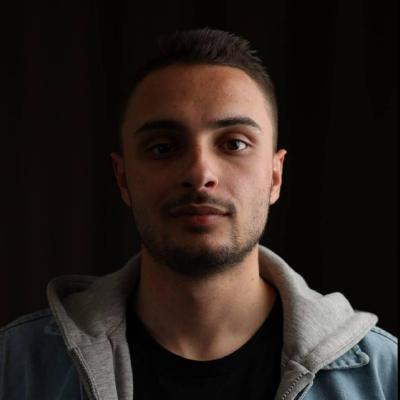
#> input picture CannyEdge/test1.jpg, 400 x 400 px
$ python canny_edge_detection.py
#> lines starting #> are read from the running program, lines starting #| are printed output that depends on the picture; after the words box and inside, x2 and y2 are one past the last pixel; in counts of white or black regions, pixels touching at a corner belong together
import cv2
import numpy as np
import os


def resize_image(img, new_height=480):
    original_height, original_width = img.shape

    aspect_ratio = original_width / original_height
    new_width = int(new_height * aspect_ratio)

    resized_img = cv2.resize(img, (new_width, new_height))
    return resized_img

def canny_edge_detection(image_path):

#> called with image_path = './test1.jpg'
    img = cv2.imread(image_path, cv2.IMREAD_GRAYSCALE)
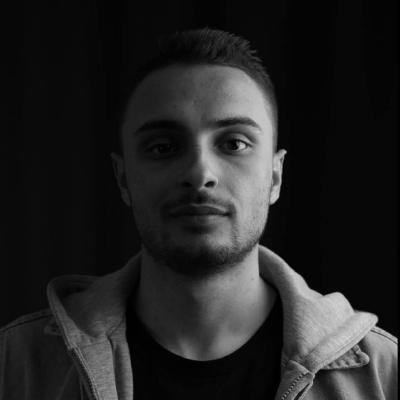
#> img: shape (400, 400); min 0, max 214, mean 35.8
    print(img.shape)
#| (400, 400)
    img = resize_image(img)
    print(img.shape)
#| (480, 480)

    # Reduce noise
    blurred_img = cv2.GaussianBlur(img, (3, 3), 0)

    # Apply Canny Edge Detection
    edges = cv2.Canny(blurred_img, 80, 180, L2gradient=True)
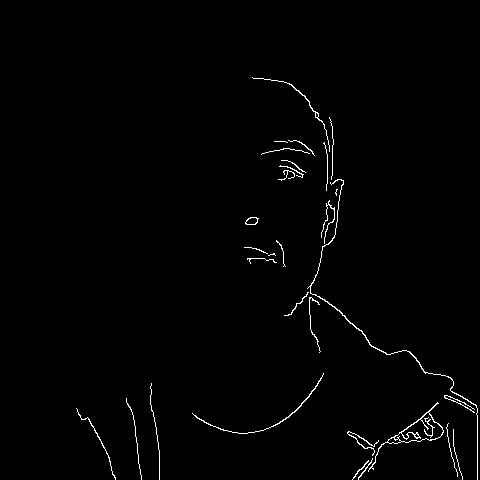
#> edges: shape (480, 480); 1.1% white in thin lines or dots, all inside (x1, y1, x2, y2) = (76, 77, 478, 480)
    # edges = cv2.Canny(blurred_img, 80, 190)

    # Save the edge-detected image
    file_name, file_extension = os.path.splitext(image_path)
    new_file_name = f"{file_name}_edge{file_extension}"
    cv2.imwrite(new_file_name, edges)


if __name__ == "__main__":
    images = [rf"./test1.jpg", rf"./test2.png"]
    for image_path in images:
        canny_edge_detection(image_path)
#> pass 2 of the loop `for image_path in images:`:
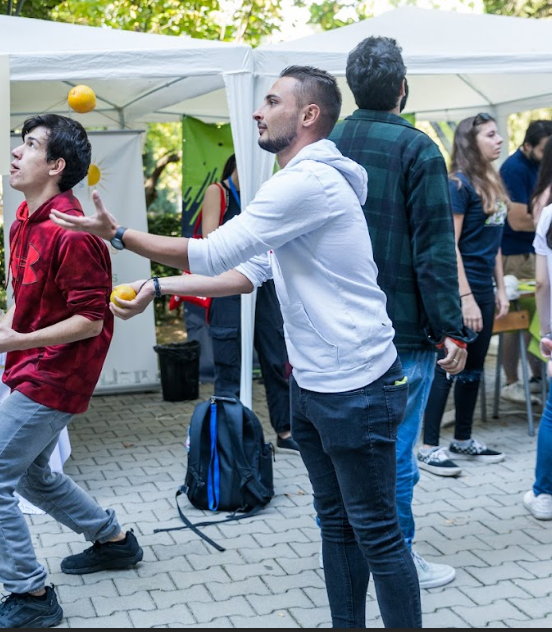
#> input picture CannyEdge/test2.png, 552 x 632 px
#> img: shape (632, 552)
#| (632, 552)
#> resized_img: shape (480, 419)
#| (480, 419)
#> in canny_edge_detection (call 2), `blurred_img = cv2.GaussianBlur(img, (3, 3), 0)`:
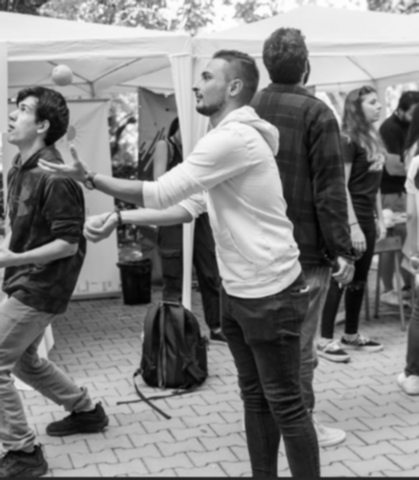
#> blurred_img: shape (480, 419); min 1, max 254, mean 129.2
#> in canny_edge_detection (call 2), `edges = cv2.Canny(blurred_img, 80, 180, L2gradient=True)`:
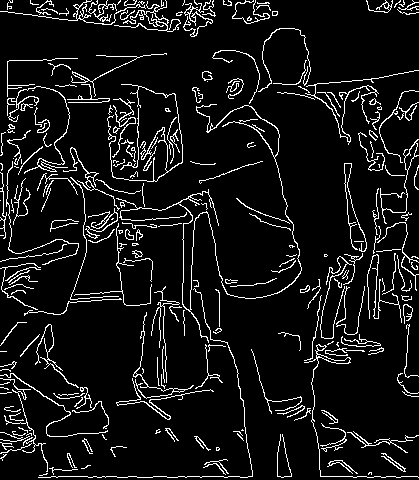
#> edges: shape (480, 419); 8.3% white in thin lines or dots
